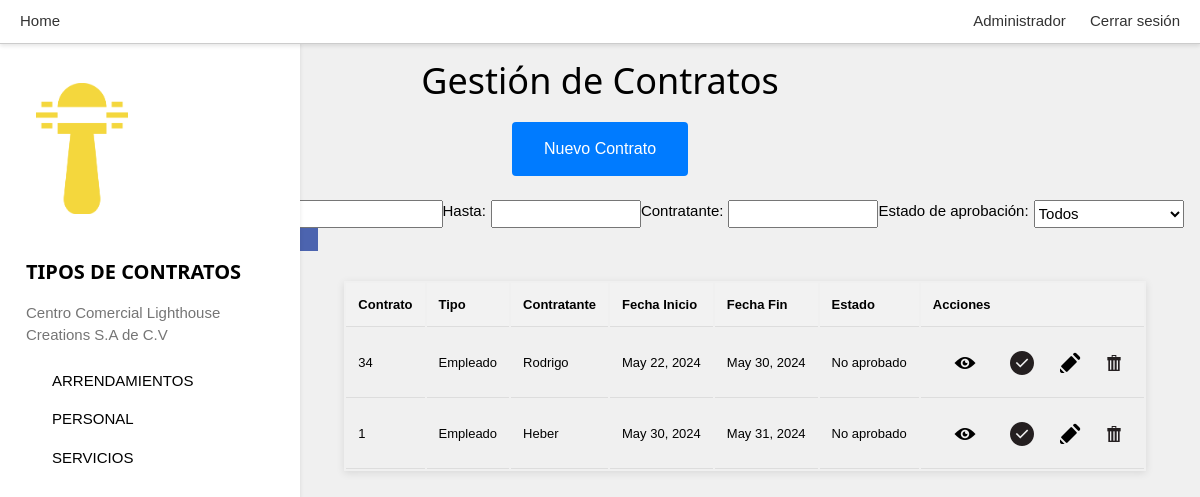
The page /contratos/personal/ (signed in) on the database its author committed.
### GestionContratos/models.py (models this page shows, shortened)
class ContratoEmpleado(models.Model):
    contrato = models.OneToOneField(Contrato, on_delete=models.CASCADE, related_name='contratoEmpleadoDetalle') # contrato del que deriva
    contratante = models.ForeignKey('Sistema.Empleado', on_delete=models.CASCADE, related_name='contratosEmpleado')
    tipo = models.CharField(max_length=20, default=TipoContrato.EMPLEADO.value, editable=False)

class Contrato(models.Model):
    contratoId = models.AutoField(primary_key=True) # ID del contrato
    fechaInicio = models.DateField() # Fecha de inicio
    fechaFin = models.DateField(null=True)
    aprobado = models.BooleanField()
    contenido = models.TextField()
    contratador = models.ForeignKey('Sistema.Empleado', on_delete=models.PROTECT, related_name='contratacionesEmpleado', blank=True) # Referencia al empleado que elabora el contrato
    archivo = models.URLField(null=True, blank=True)

### Sistema/models.py (models this page shows, shortened)
class Empleado(models.Model):
    empleadoId = models.AutoField(primary_key=True)  # Campo de identificación independiente para Empleado
    user = models.ForeignKey(User, on_delete=models.CASCADE, blank=True, null=True)
    persona = models.OneToOneField(Persona, on_delete=models.CASCADE)
    profesion = models.CharField(max_length=100)
    domicilio = models.ForeignKey('Domicilio', on_delete=models.CASCADE)
    informacionAdicional = models.TextField(blank=True, null=True)

class Persona(models.Model):
    personaId = models.AutoField(primary_key=True)
    apellido = models.CharField(max_length=100)
    nombre = models.CharField(max_length=100)
    dui = models.CharField(max_length=10, null=True, blank=True)

### GestionCentroComercial/utils.py (the view)
    def wrapper(request, *args, **kwargs):
        if request.user.is_authenticated:
            return view_func(request, *args, **kwargs)
        else:
            return redirect(reverse('login'))

### GestionContratos/forms.py
class FiltroContratosForm(forms.Form):
    desde = forms.DateField(label='Desde', required=False, widget=forms.DateInput(attrs={'class': 'datepicker','id':'form3'}))
    hasta = forms.DateField(label='Hasta', required=False, widget=forms.DateInput(attrs={'class': 'datepicker'}))
    contratante = forms.CharField(label='Contratante', max_length=100, required=False)
    vigencia = forms.ChoiceField(label='Estado de aprobación', choices=[('', 'Todos'), (True, 'Aprobados'), (False, 'No Aprobados')], required=False)

### GestionCentroComercial/utils.py (called while the page is built)
def checkAdmin(request):
    return request.user.groups.filter(name="Administrador").exists()

def requiereLogin(view_func):
    def wrapper(request, *args, **kwargs):
        if request.user.is_authenticated:
            return view_func(request, *args, **kwargs)
        else:
            return redirect(reverse('login'))
    return wrapper

### GestionContratos/views.py (called while the page is built, shortened)
@requiereLogin
def contratosPersonal(request):
    contratosA = ContratoEmpleado.objects.all().order_by('-id')
    form = FiltroContratosForm(request.POST or None)
    return render(request, "contratosBase.html", {
        "contratos": contratosA,
        "form": form,
        'esAdministrador': checkAdmin(request),
        "userActual": request.user
    })

### GestionContratos/templates/contratosBase.html (shortened to what this page needs)
{% extends 'base.html' %}
{% block content %}
    <h1>Gestión de Contratos</h1>
    <nav class="w3-sidebar w3-collapse w3-white w3-animate-left" style="z-index:0;width:300px;" id="mySidebar"><br>
        <div class="w3-container">
          {% load static %}
          <img src="{% static 'css/logo.png' %}" style="width:45%;" class="w3-round"><br><br>
          <h4><b>TIPOS DE CONTRATOS</b></h4>
          <p class="w3-text-grey">Centro Comercial Lighthouse Creations S.A de C.V</p>
        </div>
        <div class="w3-bar-block">
          <a href="{% url 'contratosArrendamiento' %}" id="arrendamientosBtn" class="w3-bar-item w3-button w3-padding">ARRENDAMIENTOS</a>
          <a href="{% url 'contratosPersonal' %}" id="personalBtn" class="w3-bar-item w3-button w3-padding">PERSONAL</a>
          <a href="{% url 'contratosServicio' %}" id="serviciosBtn" class="w3-bar-item w3-button w3-padding">SERVICIOS</a>
        </div>
      </nav>
      <a href="{{ request.path }}crear/">
   <button type="button" class="boton-azul">Nuevo Contrato</button></a>
    <h2></h1>
    <form method="POST" class="form3">
        {{form}}
       <div>
            <button class="as">
            </button>
        </div>
    </form>
    <table class="tab">
        <thead>
            <tr>
                <th>Contrato</th>
                <th>Tipo</th>
                <th>Contratante</th>
                <th>Fecha Inicio</th>
                <th>Fecha Fin</th>
                <th>Estado</th>
                <th>Acciones</th>
            </tr>
        </thead>
        <tbody>
            {% for contrato in contratos %}
            <tr>
                <td>{{ contrato.contrato.contratoId }}</td>
                <td>{{ contrato.tipo }}</td>
                {% if contrato.tipo == "Empresa" or contrato.tipo == "Arrendamiento" %}
                <td>{{ contrato.contratante.nombre }}</td>
                {% else %}
                <td>{{ contrato.contratante.persona.nombre }}</td>
                {% endif %}
                <td>{{ contrato.contrato.fechaInicio }}</td>
                <td>{{ contrato.contrato.fechaFin }}</td>
                {% if contrato.contrato.aprobado %}
                    <td>Aprobado</td>
                {% else %}
                    <td>No aprobado</td>
                {% endif %}
                <td>
                    <a href="{% url 'verContrato' contrato.contrato.contratoId %}" id="spa">
                        <img src="{% static 'css/ver.png' %}" style="width:-5%;" class="w3-round"></a>
                    {% if esAdministrador %}
                        {% if contrato.contrato.aprobado %}
                            <a href="{% url 'desaprobarContrato' contrato.contrato.contratoId %}"><img src="{% static 'css/desaprobar.png' %}"  class="w3-round"></a>
                        {% else %}
                            <a href="{% url 'aprobarContrato' contrato.contrato.contratoId %}"><img src="{% static 'css/aprobar.png' %}"  class="w3-round"></a>
                        {% endif %}
                    {% endif %}
                    {% if esAdministrador %}
                        <a href="{% url 'editarContrato' contrato.contrato.contratoId %}"><img src="{% static 'css/editar.png' %}" class="w3-round"></a>
                        <a href="{% url 'eliminarContrato' contrato.contrato.contratoId %}"><img src="{% static 'css/eliminar.png' %}" class="w3-round"></a>
                    {% endif %}
                </td>
            </tr>
            {% endfor %}
        </tbody>
    </table>
{% endblock %}

### GestionContratos/static/css/stilo.css (style rules this page uses)
body { font-family: Arial, sans-serif; margin: 0; padding: 0; display: flex; flex-direction: column; align-items: center; background-color: #f0f0f0; }
body nav#mySidebar { align-self: flex-start;margin-top: 40px; }
nav { width: 100%; background-color: #fff; border-bottom: 1px solid #ccc; padding: 10px; box-shadow: 0 2px 4px rgba(0, 0, 0, 0.1); display: flex; justify-content: space-between; z-index: 5; }
nav a { text-decoration: none; color: #333; margin: 0 10px; }
.form3 { display: flex; flex-wrap: wrap; padding-left: 20%; }
.form3 > div { margin-right: 10px; margin-bottom: 10px; }
.form3 label { margin-right: 5px; }
.form3 input[type="text"], form select { width: 150px; }
.form3 button { padding: 0px 20px; background-color: #4c64af; color: white; border: none; cursor: pointer; }
.tab { margin: 20px 10px 20px 300px; font-size: 13px; text-align: left; box-shadow: 0 2px 8px rgba(0, 0, 0, 0.1); }
.tab th, td { padding: 12px; border-bottom: 1px solid #ddd; }
.tab th { background-color: #f2f2f2; }
a#spa { padding: 10px; }

### GestionContratos/static/css/w3.css (style rules this page uses)
html { box-sizing:border-box }
*,*:before,*:after { box-sizing:inherit }
html { -ms-text-size-adjust:100%;-webkit-text-size-adjust:100% }
body { margin:0 }
a { background-color:transparent }
b,strong { font-weight:bolder }
img { border-style:none }
button,input,select,textarea,optgroup { font:inherit;margin:0 }
button,input { overflow:visible }
button,select { text-transform:none }
button,[type=button],[type=reset],[type=submit] { -webkit-appearance:button }
html,body { font-family:Verdana,sans-serif;font-size:15px;line-height:1.5 }
html { overflow-x:hidden }
h1 { font-size:36px }
h2 { font-size:30px }
h4 { font-size:20px }
h1,h2,h3,h4,h5,h6 { font-family:"Segoe UI",Arial,sans-serif;font-weight:400;margin:10px 0 }
img { vertical-align:middle }
a { color:inherit }
.w3-btn,.w3-button { border:none;display:inline-block;padding:8px 16px;vertical-align:middle;overflow:hidden;text-decoration:none;color:inherit;background-color:inherit;text-align:center;cursor:pointer;white-space:nowrap }
.w3-btn,.w3-button { -webkit-touch-callout:none;-webkit-user-select:none;-khtml-user-select:none;-moz-user-select:none;-ms-user-select:none;user-select:none }
.w3-sidebar { height:100%;width:200px;background-color:#fff;position:fixed!important;z-index:1;overflow:auto }
.w3-bar-block .w3-bar-item { width:100%;display:block;padding:8px 16px;text-align:left;border:none;white-space:normal;float:none;outline:0 }
.w3-container:after,.w3-container:before,.w3-panel:after,.w3-panel:before,.w3-row:after,.w3-row:before,.w3-row-padding:after,.w3-row-padding:before, .w3-cell-row:before,.w3-cell-row:after,.w3-clear:after,.w3-clear:before,.w3-bar:before,.w3-bar:after { content:"";display:table;clear:both }
@media (min-width:993px) { .w3-sidebar.w3-collapse { display:block!important } }
.w3-round { padding: 10px; }
,.w3-round-medium { border-radius:4px }
.w3-container,.w3-panel { padding:0.01em 16px }
.w3-animate-left { position:relative;animation:animateleft 0.4s }
.w3-padding { padding:8px 16px!important }
.w3-white,.w3-hover-white:hover { color:#000!important;background-color:#fff!important }
.w3-text-grey,.w3-hover-text-grey:hover,.w3-text-gray,.w3-hover-text-gray:hover { color:#757575!important }
.w3-round,.w3-round-medium { border-radius:4px }
.boton-azul { background-color: #007BFF; border: none; color: white; padding: 15px 32px; text-align: center; text-decoration: none; display: inline-block; font-size: 16px; margin: 4px 2px; cursor: pointer; border-radius: 4px; transition: background-color 0.3s, transform 0.3s; }

### rows shown on the page
ContratoEmpleado: contrato.contratoId "34", tipo "Empleado", contratante.persona.nombre "Rodrigo", contrato.fechaInicio "May 22, 2024", contrato.fechaFin "May 30, 2024", shows "No aprobado"
ContratoEmpleado: contrato.contratoId "1", tipo "Empleado", contratante.persona.nombre "Heber", contrato.fechaInicio "May 30, 2024", contrato.fechaFin "May 31, 2024", shows "No aprobado"
